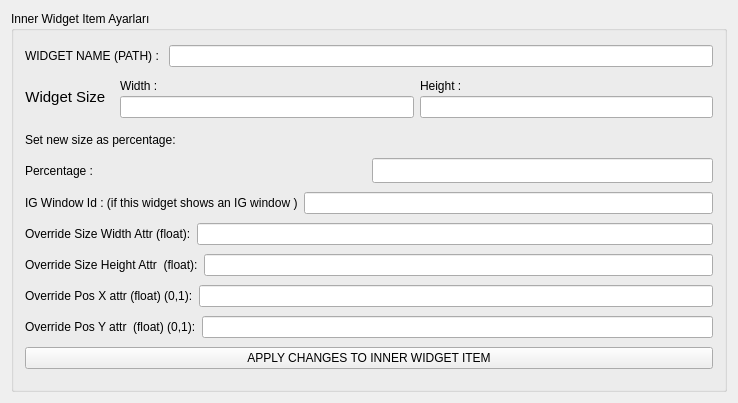
<?xml version="1.0" encoding="UTF-8"?>
<ui version="4.0">
 <class>InnerWidgetItemEdit</class>
 <widget class="QWidget" name="InnerWidgetItemEdit">
  <property name="geometry">
   <rect>
    <x>0</x>
    <y>0</y>
    <width>738</width>
    <height>403</height>
   </rect>
  </property>
  <property name="windowTitle">
   <string>InnerWidgetItemEdit</string>
  </property>
  <layout class="QVBoxLayout" name="verticalLayout">
   <item>
    <widget class="QGroupBox" name="groupBox">
     <property name="title">
      <string>Inner Widget Item Ayarları</string>
     </property>
     <layout class="QVBoxLayout" name="verticalLayout_2">
      <item>
       <layout class="QGridLayout" name="gridLayout">
        <item row="0" column="1">
         <widget class="QLineEdit" name="lineEditInnerWidgetName"/>
        </item>
        <item row="0" column="0">
         <widget class="QLabel" name="label">
          <property name="text">
           <string>WIDGET NAME (PATH) : </string>
          </property>
         </widget>
        </item>
       </layout>
      </item>
      <item>
       <layout class="QHBoxLayout" name="horizontalLayout_2">
        <item>
         <widget class="QLabel" name="label_4">
          <property name="font">
           <font>
            <pointsize>11</pointsize>
            <weight>50</weight>
            <italic>false</italic>
            <bold>false</bold>
            <strikeout>false</strikeout>
           </font>
          </property>
          <property name="text">
           <string>Widget Size  </string>
          </property>
          <property name="alignment">
           <set>Qt::AlignCenter</set>
          </property>
         </widget>
        </item>
        <item>
         <layout class="QVBoxLayout" name="verticalLayout_4">
          <property name="spacing">
           <number>0</number>
          </property>
          <property name="sizeConstraint">
           <enum>QLayout::SetDefaultConstraint</enum>
          </property>
          <property name="leftMargin">
           <number>0</number>
          </property>
          <item>
           <widget class="QLabel" name="label_5">
            <property name="maximumSize">
             <size>
              <width>16777215</width>
              <height>20</height>
             </size>
            </property>
            <property name="text">
             <string>Width : </string>
            </property>
           </widget>
          </item>
          <item>
           <widget class="QLineEdit" name="lineEditWidgetWidth"/>
          </item>
         </layout>
        </item>
        <item>
         <layout class="QVBoxLayout" name="verticalLayout_5">
          <property name="spacing">
           <number>0</number>
          </property>
          <property name="sizeConstraint">
           <enum>QLayout::SetDefaultConstraint</enum>
          </property>
          <item>
           <widget class="QLabel" name="label_6">
            <property name="sizePolicy">
             <sizepolicy hsizetype="Preferred" vsizetype="Preferred">
              <horstretch>0</horstretch>
              <verstretch>0</verstretch>
             </sizepolicy>
            </property>
            <property name="maximumSize">
             <size>
              <width>16777215</width>
              <height>20</height>
             </size>
            </property>
            <property name="text">
             <string>Height : </string>
            </property>
           </widget>
          </item>
          <item>
           <widget class="QLineEdit" name="lineEditWidgetHeight"/>
          </item>
         </layout>
        </item>
       </layout>
      </item>
      <item>
       <layout class="QVBoxLayout" name="verticalLayout_3">
        <property name="sizeConstraint">
         <enum>QLayout::SetFixedSize</enum>
        </property>
        <item>
         <widget class="QLabel" name="label_2">
          <property name="maximumSize">
           <size>
            <width>16777215</width>
            <height>25</height>
           </size>
          </property>
          <property name="text">
           <string>Set new size as percentage:</string>
          </property>
         </widget>
        </item>
        <item>
         <layout class="QHBoxLayout" name="horizontalLayout">
          <property name="sizeConstraint">
           <enum>QLayout::SetDefaultConstraint</enum>
          </property>
          <item>
           <widget class="QLabel" name="label_3">
            <property name="sizePolicy">
             <sizepolicy hsizetype="Preferred" vsizetype="Preferred">
              <horstretch>0</horstretch>
              <verstretch>0</verstretch>
             </sizepolicy>
            </property>
            <property name="maximumSize">
             <size>
              <width>16777215</width>
              <height>25</height>
             </size>
            </property>
            <property name="text">
             <string>Percentage : </string>
            </property>
           </widget>
          </item>
          <item>
           <widget class="QLineEdit" name="lineEditInnerWidgetSizeAsPercentage">
            <property name="sizePolicy">
             <sizepolicy hsizetype="Preferred" vsizetype="Fixed">
              <horstretch>0</horstretch>
              <verstretch>0</verstretch>
             </sizepolicy>
            </property>
            <property name="maximumSize">
             <size>
              <width>16777215</width>
              <height>25</height>
             </size>
            </property>
           </widget>
          </item>
         </layout>
        </item>
       </layout>
      </item>
      <item>
       <layout class="QHBoxLayout" name="horizontalLayout_3">
        <item>
         <widget class="QLabel" name="label_7">
          <property name="text">
           <string>IG Window Id : (if this widget shows an IG window )</string>
          </property>
         </widget>
        </item>
        <item>
         <widget class="QLineEdit" name="lineEditWindowId"/>
        </item>
       </layout>
      </item>
      <item>
       <layout class="QHBoxLayout" name="horizontalLayout_4">
        <item>
         <widget class="QLabel" name="label_8">
          <property name="text">
           <string>Override Size Width Attr (float):</string>
          </property>
         </widget>
        </item>
        <item>
         <widget class="QLineEdit" name="lineEditOverrideSizeWidthAttr"/>
        </item>
       </layout>
      </item>
      <item>
       <layout class="QHBoxLayout" name="horizontalLayout_5">
        <item>
         <widget class="QLabel" name="label_9">
          <property name="text">
           <string>Override Size Height Attr  (float):</string>
          </property>
         </widget>
        </item>
        <item>
         <widget class="QLineEdit" name="lineEditOverrideSizeHeightAttr"/>
        </item>
       </layout>
      </item>
      <item>
       <layout class="QHBoxLayout" name="horizontalLayout_6">
        <item>
         <widget class="QLabel" name="label_10">
          <property name="text">
           <string>Override Pos X attr (float) (0,1):</string>
          </property>
         </widget>
        </item>
        <item>
         <widget class="QLineEdit" name="lineEditOverridePosXAttr"/>
        </item>
       </layout>
      </item>
      <item>
       <layout class="QHBoxLayout" name="horizontalLayout_7">
        <item>
         <widget class="QLabel" name="label_11">
          <property name="text">
           <string>Override Pos Y attr  (float) (0,1):</string>
          </property>
         </widget>
        </item>
        <item>
         <widget class="QLineEdit" name="lineEditOverridePosYAttr"/>
        </item>
       </layout>
      </item>
      <item>
       <widget class="QPushButton" name="pushButtonApplyChanges">
        <property name="text">
         <string>APPLY CHANGES TO INNER WIDGET ITEM</string>
        </property>
       </widget>
      </item>
     </layout>
    </widget>
   </item>
  </layout>
 </widget>
 <layoutdefault spacing="6" margin="11"/>
 <resources/>
 <connections/>
</ui>
